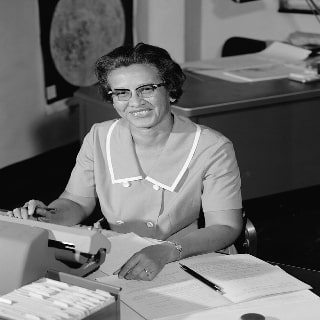
#> input picture input.jpg, 320 x 320 px
$ python main.py
#> lines starting #> are read from the running program, lines starting #| are printed output that depends on the picture
import subprocess
from Interpolador import main as interpolador_main
from PIL import Image, ImageDraw


INPUT_IMG = "input.img"
OUTPUT_IMG = "output.img"
INPUT_JPG = "input.jpg"
OUTPUT_JPG = "output.jpg"

# El formato .img es un formato donde el primer byte indica el ancho de la imagen
# y el resto son los valores de 0 a 255 de cada pixel en blanco y negro.

def img2jpg(img_file, jpg_file):
    """Convierte un archivo de tipo img a formato JPEG."""
    try:
        with open(img_file, "rb") as f:
            # Leer el ancho de la imagen de los primeros 2 bytes
            width = int.from_bytes(f.read(2), "big")

            # Leer los valores de los píxeles
            pixel_data = f.read()
            height = len(pixel_data) // width

            # Crear una imagen en escala de grises
            img = Image.new("L", (width, height))
            img.putdata(pixel_data)

            # Guardar la imagen en formato JPEG
            img.save(jpg_file, "JPEG")
            print(f"Imagen convertida y guardada como {jpg_file}")
    except Exception as e:
        print(f"Error convirtiendo la imagen (img2jpg): {e}")


def jpg2img(img_file, jpg_file):
    """Convierte un archivo de formato JPG a tipo img."""
    try:
        img = Image.open(jpg_file).convert("L")
        width, height = img.size

        # Crear un archivo .img y escribir el ancho (2 bytes) seguido de los píxeles
        with open(img_file, "wb") as f:
            f.write(width.to_bytes(2, "big"))  # Guardar el ancho como 2 bytes
            pixel_data = img.tobytes()
            f.write(pixel_data)

        print(f"Imagen convertida y guardada como {img_file}")
    except Exception as e:
        print(f"Error convirtiendo la imagen (jpg2img): {e}")


def main():
    # Cargar imagen y convertir a escala de grises
    img = Image.open(INPUT_JPG).convert("L")
    width, height = img.size
#> width = 320; height = 320

    # Asegurarse de que la imagen es cuadrada y divisible por 4
    if width != height or width % 4 != 0:
        print("La imagen debe ser cuadrada y divisible por 4.")
        return

    # Dividir en 16 cuadrantes
    q_size = width // 4
#> q_size = 80
    quadrant = int(input("Seleccione cuadrante (1-16): "))
#> the answer given: 1
    row = (quadrant - 1) // 4
    col = (quadrant - 1) % 4

    # Extraer cuadrante
    left = col * q_size
#> left = 0
    upper = row * q_size
#> upper = 0
    quadrant_img = img.crop((left, upper, left + q_size, upper + q_size))
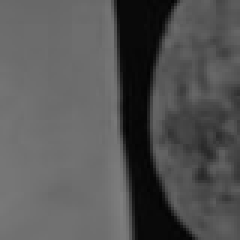
#> quadrant_img: PIL image 80x80 L (shown 3 times larger); min 3, max 127, mean 84.9

    # Guardar cuadrante como imagen
    quadrant_img.save("quadrant.jpg")

    # Convertir cuadrante a formato img
    jpg2img(INPUT_IMG, "quadrant.jpg")

    # Ejecutar ensamblador
    subprocess.run(["./interpolador_asm"])
#> (this line was passed over: subprocess is not available in this run)
    # Ejecutar el script de interpolación
    # interpolador_main()

    # Convertir el resultado a JPG
    img2jpg(OUTPUT_IMG, OUTPUT_JPG)

if __name__ == "__main__":
    main()
    # # Convertir de JPG a IMG
    # jpg2img(INPUT_IMG, INPUT_JPG)
    # # Ejecutar el ensamblador (o el script de interpolación)
    # interpolador_main()
    # # Convertir de IMG a JPG
    # img2jpg(OUTPUT_IMG, OUTPUT_JPG)
